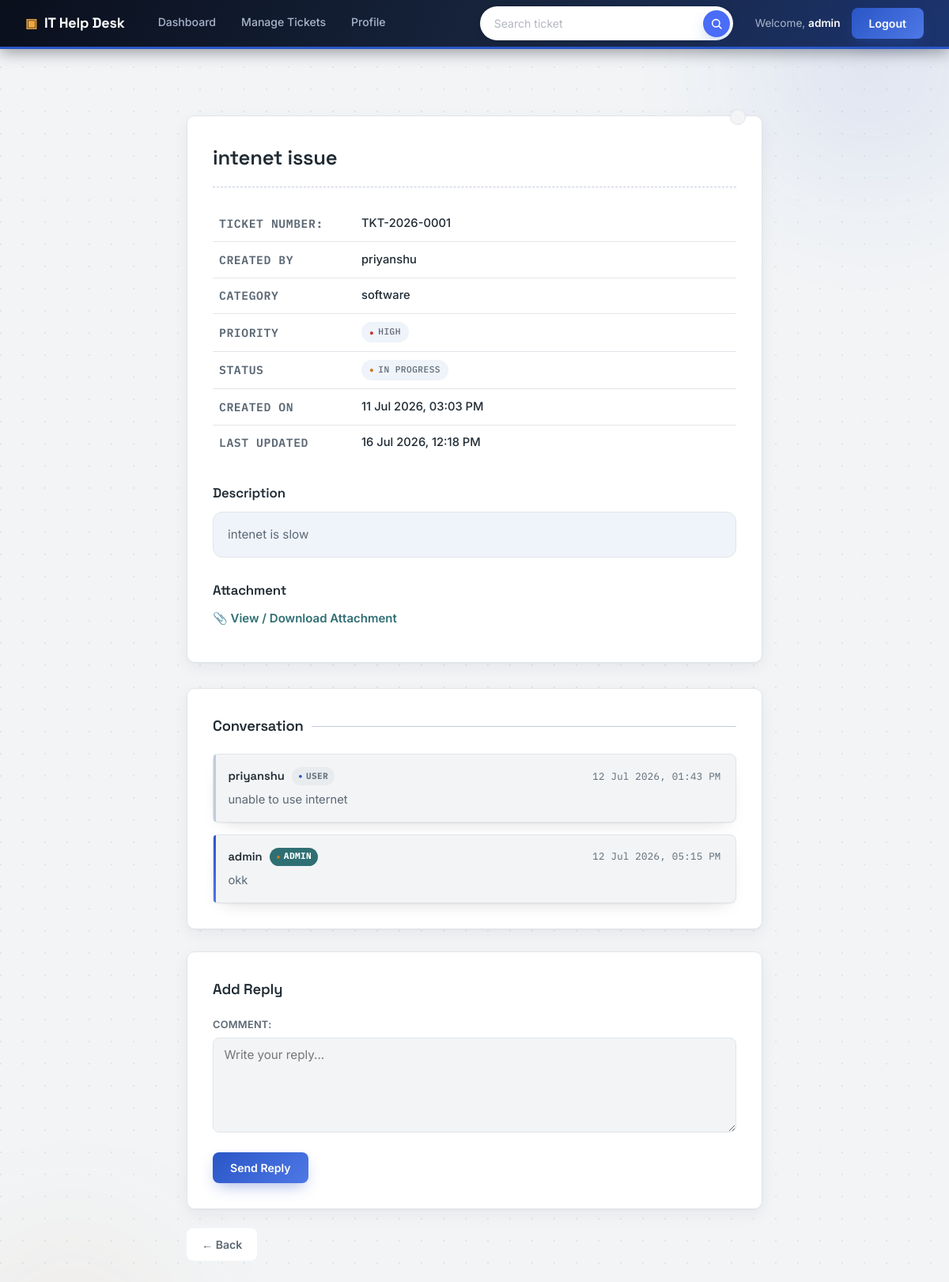
Screenshot of /ticket/1/ (signed in) with the database file from the repository.
### ticket/models.py (models this page shows, shortened)
class Ticket(models.Model):
    STATUS_CHOICES = [
        ('Open', 'Open'),
        ('In Progress', 'In Progress'),
        ('Resolved', 'Resolved'),
        ('Closed', 'Closed'),
    ]
    PRIORITY_CHOICES = [
        ('Low', 'Low'),
        ('Medium', 'Medium'),
        ('High', 'High'),
        ('Urgent', 'Urgent'),
    ]
    ticket_number = models.CharField(max_length=20,unique=True,blank=True)
    user = models.ForeignKey("helpdesk_account.Profile", on_delete=models.CASCADE)
    title = models.CharField(max_length=200)
    description = models.TextField()
    category = models.CharField(max_length=100)
    priority = models.CharField(
        max_length=20,
        choices=PRIORITY_CHOICES,
        default='Medium'
    )
    status = models.CharField(
        max_length=20,
        choices=STATUS_CHOICES,
        default='Open'
    )
    attachment = models.FileField(upload_to='tickets/',blank=True,null=True)
    created = models.DateTimeField(auto_now_add=True)
    updated = models.DateTimeField(auto_now=True)
    class Meta:
        ordering = ['-created']
        indexes = [
            models.Index(fields=['-created']),
        ]

class TicketComment(models.Model):
    ticket = models.ForeignKey(
        Ticket,
        on_delete=models.CASCADE,
        related_name="comments"
    )
    user = models.ForeignKey(
        "helpdesk_account.Profile",
        on_delete=models.CASCADE
    )
    comment = models.TextField()
    created = models.DateTimeField(auto_now_add=True)
    class Meta:
        ordering = ["created"]

### account/models.py (models this page shows, shortened)
class Profile(models.Model):
    user = models.OneToOneField(
        User,
        on_delete=models.CASCADE
    )
    department = models.CharField(
        max_length=100,
        default="System Department"
    )
    phone = models.CharField(
        max_length=15,
        blank=True
    )
    designation = models.CharField(
        max_length=100,
        blank=True
    )
    profile_image = models.ImageField(
        upload_to="profiles/",
        blank=True,
        null=True
    )

### ticket/views.py (the view)
# urls.py: path('<int:id>/', views.ticket_detail,name='ticket_detail'),
@login_required
def ticket_detail(request, id):
    ticket = get_object_or_404(
        Ticket,
        id=id
    )
    if not request.user.is_staff and ticket.user != request.user.profile:
        return HttpResponseForbidden("You are not allowed to view this ticket.")
    if request.method == "POST":
        form = TicketCommentForm(request.POST)
        if form.is_valid():
            comment = form.save(commit=False)
            comment.ticket = ticket
            comment.user = request.user.profile
            comment.save()
            return redirect(
                "ticket:ticket_detail",
                id=ticket.id,
            )
    else:
        form = TicketCommentForm()
    return render(
        request,
        "ticket/detail.html",
        {
            "section": "ticket",
            "ticket": ticket,
            "form": form,
        },
    )

### ticket/forms.py
class TicketCommentForm(forms.ModelForm):
    class Meta:
        model = TicketComment
        fields = ["comment"]
        widgets = {
            "comment": forms.Textarea(
                attrs={
                    "rows": 3,
                    "placeholder": "Write your reply..."
                }
            )
        }

### ticket/templates/ticket/detail.html (shortened to what this page needs)
{% extends "base1.html" %}
{% block content %}
<div class="ticket-detail-container">
    <div class="ticket-detail-card">
        <div class="ticket-title-row">
            <h1>{{ ticket.title }}</h1>
        </div>
        <hr>
        <table class="ticket-table">
            <tr>
                <th>Ticket Number:</th>
                <td>{{ ticket.ticket_number }}</td>
            </tr>
            <tr>
                <th>Created By</th>
                <td>{{ ticket.user.user.username }}</td>
            </tr>
            <tr>
                <th>Category</th>
                <td>{{ ticket.category }}</td>
            </tr>
            <tr>
                <th>Priority</th>
                <td>
                    <span class="priority-{{ ticket.priority|lower }}">
                        {{ ticket.priority }}
                    </span>
                </td>
            </tr>
            <tr>
                <th>Status</th>
                <td>
                    <span class="status-{{ ticket.status|slugify }}">
                        {{ ticket.status }}
                    </span>
                </td>
            </tr>
            <tr>
                <th>Created On</th>
                <td>{{ ticket.created|date:"d M Y, h:i A" }}</td>
            </tr>
            <tr>
                <th>Last Updated</th>
                <td>{{ ticket.updated|date:"d M Y, h:i A" }}</td>
            </tr>
        </table>
        <h3>Description</h3>
        <div class="description">
            {{ ticket.description|linebreaks }}
        </div>
        {% if ticket.attachment %}
        <h3>Attachment</h3>
        <p>
            <a href="{{ ticket.attachment.url }}" target="_blank">
                📎 View / Download Attachment
            </a>
        </p>
        {% endif %}
    </div>
    <div class="conversation-card">
        <h2>Conversation</h2>
        {% for comment in ticket.comments.all %}
        <div class="comment-card">
            <div class="comment-header">
                <strong>{{ comment.user.user.username }}</strong>
                {% if comment.user.user.is_staff %}
                    <span class="admin-badge">Admin</span>
                {% else %}
                    <span class="user-badge">User</span>
                {% endif %}
                <small>
                    {{ comment.created|date:"d M Y, h:i A" }}
                </small>
            </div>
            <div class="comment-body">
                {{ comment.comment|linebreaks }}
            </div>
        </div>
        {% empty %}
        <p class="no-comments">
            No conversation yet.
        </p>
        {% endfor %}
    </div>
    <div class="reply-card">
        <h2>Add Reply</h2>
        <form method="post">
            {{ form.as_p }}
            <button type="submit" class="btn-reply">
                Send Reply
            </button>
        </form>
    </div>
    <div class="buttons">
        <button type="button"
                class="btn-back"
                onclick="history.back()">
            ← Back
        </button>
    </div>
</div>
{% endblock %}

### ticket/templates/base1.html (shortened to what this page needs)
{% load static %}
<!DOCTYPE html>
<html>
<head>
  <link href="{% static "css/base1.css" %}" rel="stylesheet">
</head>
<body>
 <div class="header-section">
    <header id="header">
        <div class="logo">
            <a href="{% url 'dashboard' %}">
                IT Help Desk
            </a>
        </div>
        {% if request.user.is_authenticated %}
        <nav>
            <ul class="menu">
                <li {% if section == "dashboard" %}class="selected"{% endif %}>
                    <a href="{% url 'dashboard' %}">
                        Dashboard
                    </a>
                </li>
                {% if request.user.is_staff %}
                <li {% if section == "manage" %}class="selected"{% endif %}>
                    <a href="{% url 'manage_tickets' %}">
                        Manage Tickets
                    </a>
                </li>
                {% endif %}
                <li {% if section == "profile" %}class="selected"{% endif %}>
                    <a href="{% url 'profile' request.user.username %}">
                        Profile
                    </a>
                </li>
            </ul>
        </nav>
       <div class="header-search">
            <form action="{% url 'search_ticket' %}" method="get" class="search-form">
                <input
                    type="text"
                    name="search"
                    class="search-input"
                    placeholder="Search ticket"
                    autocomplete="off">
                <button type="submit" class="search-btn" aria-label="Search">
                    <svg xmlns="http://www.w3.org/2000/svg" width="16" height="16" viewBox="0 0 24 24" fill="none" stroke="#ffffff" stroke-width="2.4" stroke-linecap="round" stroke-linejoin="round">
                        <circle cx="11" cy="11" r="7"></circle>
                        <line x1="21" y1="21" x2="16.65" y2="16.65"></line>
                    </svg>
                </button>
            </form>
        </div>
        {% endif %}
        <div class="user-info">
            {% if request.user.is_authenticated %}
                <span>
                    Welcome,
                    <strong>
                        {{ request.user.first_name|default:request.user.username }}
                    </strong>
                </span>
                <form action="{% url 'logout' %}" method="post">
                    <button type="submit">
                        Logout
                    </button>
                </form>
            {% else %}
                <a href="{% url 'login' %}">Login</a>
                |
                <a href="{% url 'register' %}">Register</a>
            {% endif %}
        </div>
    </header>
  </div>
<div id="content">
    {% block content %}
    {% endblock %}
  </div>
</body>
</html>

### rows the page displays
Ticket: title "intenet issue", ticket_number "TKT-2026-0001", user.user.username "priyanshu", category "software", priority "HIGH", status "IN PROGRESS", created "11 Jul 2026, 03:03 PM", updated "16 Jul 2026, 12:18 PM", description "intenet is slow"
TicketComment: user.user.username "priyanshu", shows "USER", created "12 Jul 2026, 01:43 PM", comment "unable to use internet"
TicketComment: user.user.username "admin", shows "ADMIN", created "12 Jul 2026, 05:15 PM", comment "okk"

### other values shown
{{ request.user.first_name|default:request.user.username }} "admin"
